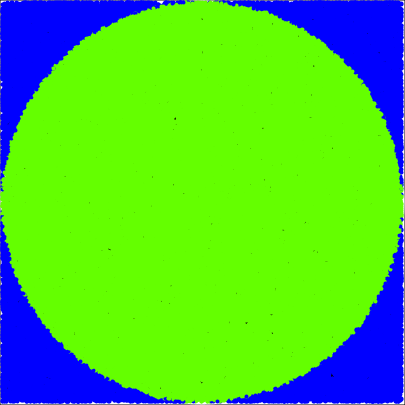
Frame 1 (no input)
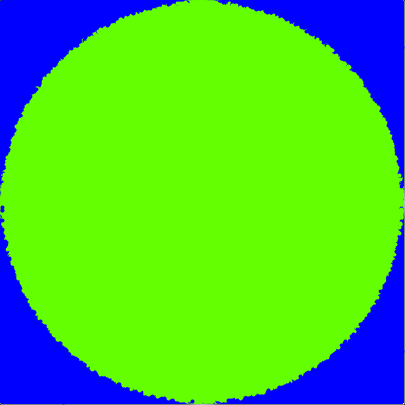
Frame 60 (the mouse pressed at the canvas centre just before this capture)
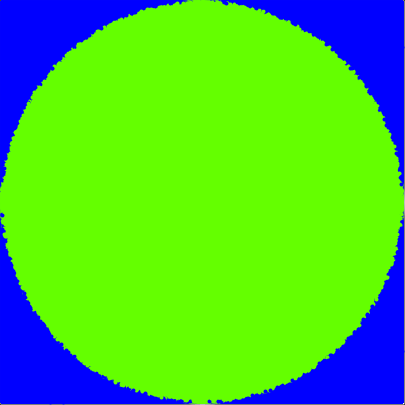
Frame 120 (the mouse held since frame 60 and released just before this capture)

The Processing sketch that drew these frames (run headless with seeded random() and noise(); from frame 60 on, the mouse is pressed at the canvas centre):

// Processing sketch: piAproximation
// ── piAproximation.pde
float r =200;

int total;
int circle;

void setup(){
  size(405,405);
  background(0);
  translate (width/2,height/2);
  
  stroke(255);
  strokeWeight(4);
  noFill();
  
  rectMode(CENTER);
  rect(0,0,r*2,r*2);
  ellipse(0,0,r*2,r*2);
}

void draw(){
  translate (width/2,height/2);
  
  for(int i =0; i<=100000; i++){
    float x = random(-r,r);
    float y = random(-r,r);
  
    total++;
    float d = dist(0,0,x,y);
  
    if (d<r){
      stroke(100,255,0);
      circle++;
    }else{
      stroke(0,0,255);
    }
    point(x,y);
  }
  
  double pi = 4* ((double)circle /(float)total);
  println(pi);
}
